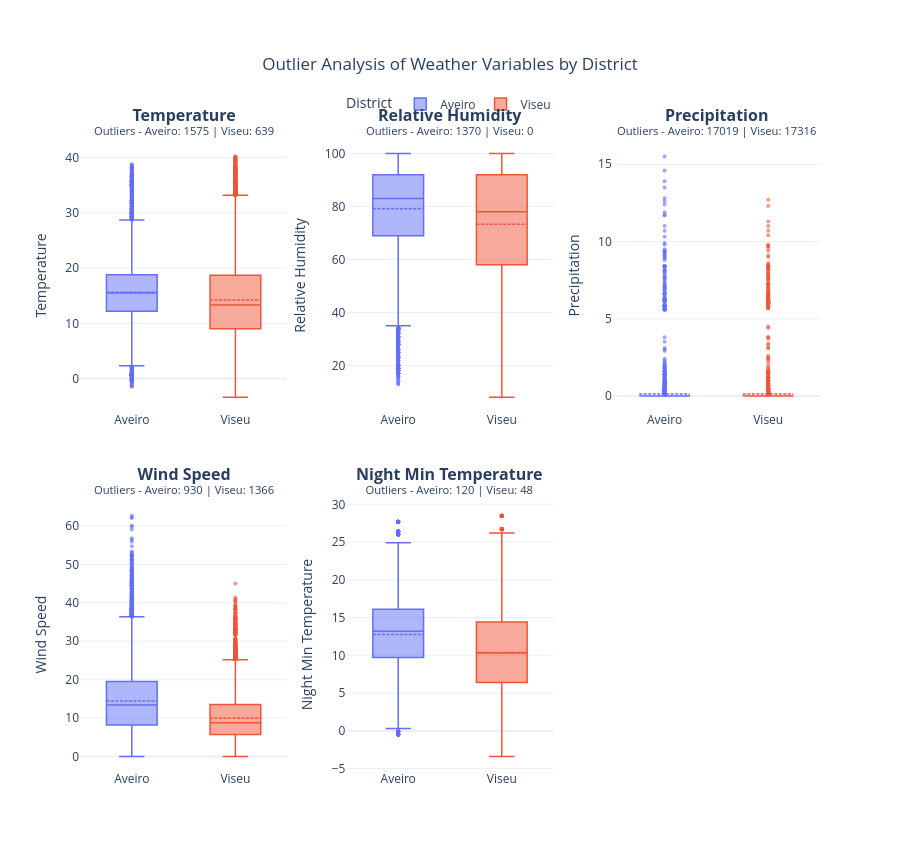

Source (notebook cell):
### Markdown cell above
## 9. Extreme Observations

### Code cell
fig = plot_outlier_boxplots(weather_data, WEATHER_COLUMNS)
fig.show()
export_figure(plot_outlier_boxplots(weather_data, WEATHER_COLUMNS, max_outliers=None),
                "outlier_boxplots_full")

### Figure 1 — Plotly figure (JSON) as saved in the notebook; plotly's stock layout.template omitted (floating-point values rounded to 4 significant figures; data arrays with more than 128 entries replaced by an {"elided": "..."} marker saying what was removed)
{"data": [{"boxmean": true, "legendgroup": "Aveiro", "line": {"width": 1.5}, "lowerfence": [2.3], "marker": {"color": "#636EFA"}, "mean": [15.62], "median": [15.5], "name": "Aveiro", "q1": [12.2], "q3": [18.8], "sd": [5.178], "showlegend": true, "type": "box", "upperfence": [28.7], "x": ["Aveiro"], "xaxis": "x", "yaxis": "y"}, {"customdata": {"elided": "400 str values"}, "hovertemplate": "<b>Aveiro</b><br>Temperature: %{y:.2f}<br>Time: %{customdata}<extra></extra>", "legendgroup": "Aveiro", "marker": {"color": "#636EFA", "opacity": 0.6, "size": 4}, "mode": "markers", "showlegend": false, "type": "scatter", "x": {"elided": "400 str values"}, "xaxis": "x", "y": {"elided": "400 float values"}, "yaxis": "y"}, {"boxmean": true, "legendgroup": "Viseu", "line": {"width": 1.5}, "lowerfence": [-3.4], "marker": {"color": "#EF553B"}, "mean": [14.24], "median": [13.3], "name": "Viseu", "q1": [9], "q3": [18.7], "sd": [7.154], "showlegend": true, "type": "box", "upperfence": [33.2], "x": ["Viseu"], "xaxis": "x", "yaxis": "y"}, {"customdata": {"elided": "400 str values"}, "hovertemplate": "<b>Viseu</b><br>Temperature: %{y:.2f}<br>Time: %{customdata}<extra></extra>", "legendgroup": "Viseu", "marker": {"color": "#EF553B", "opacity": 0.6, "size": 4}, "mode": "markers", "showlegend": false, "type": "scatter", "x": {"elided": "400 str values"}, "xaxis": "x", "y": {"elided": "400 float values"}, "yaxis": "y"}, {"boxmean": true, "legendgroup": "Aveiro", "line": {"width": 1.5}, "lowerfence": [35], "marker": {"color": "#636EFA"}, "mean": [79.15], "median": [83], "name": "Aveiro", "q1": [69], "q3": [92], "sd": [16.07], "showlegend": false, "type": "box", "upperfence": [100], "x": ["Aveiro"], "xaxis": "x2", "yaxis": "y2"}, {"customdata": {"elided": "400 str values"}, "hovertemplate": "<b>Aveiro</b><br>Relative Humidity: %{y:.2f}<br>Time: %{customdata}<extra></extra>", "legendgroup": "Aveiro", "marker": {"color": "#636EFA", "opacity": 0.6, "size": 4}, "mode": "markers", "showlegend": false, "type": "scatter", "x": {"elided": "400 str values"}, "xaxis": "x2", "y": {"elided": "400 int values"}, "yaxis": "y2"}, {"boxmean": true, "legendgroup": "Viseu", "line": {"width": 1.5}, "lowerfence": [8], "marker": {"color": "#EF553B"}, "mean": [73.28], "median": [78], "name": "Viseu", "q1": [58], "q3": [92], "sd": [21.08], "showlegend": false, "type": "box", "upperfence": [100], "x": ["Viseu"], "xaxis": "x2", "yaxis": "y2"}, {"customdata": [], "hovertemplate": "<b>Viseu</b><br>Relative Humidity: %{y:.2f}<br>Time: %{customdata}<extra></extra>", "legendgroup": "Viseu", "marker": {"color": "#EF553B", "opacity": 0.6, "size": 4}, "mode": "markers", "showlegend": false, "type": "scatter", "x": [], "xaxis": "x2", "y": [], "yaxis": "y2"}, {"boxmean": true, "legendgroup": "Aveiro", "line": {"width": 1.5}, "lowerfence": [0], "marker": {"color": "#636EFA"}, "mean": [0.1251], "median": [0], "name": "Aveiro", "q1": [0], "q3": [0], "sd": [0.5056], "showlegend": false, "type": "box", "upperfence": [0], "x": ["Aveiro"], "xaxis": "x3", "yaxis": "y3"}, {"customdata": {"elided": "400 str values"}, "hovertemplate": "<b>Aveiro</b><br>Precipitation: %{y:.2f}<br>Time: %{customdata}<extra></extra>", "legendgroup": "Aveiro", "marker": {"color": "#636EFA", "opacity": 0.6, "size": 4}, "mode": "markers", "showlegend": false, "type": "scatter", "x": {"elided": "400 str values"}, "xaxis": "x3", "y": {"elided": "400 float values"}, "yaxis": "y3"}, {"boxmean": true, "legendgroup": "Viseu", "line": {"width": 1.5}, "lowerfence": [0], "marker": {"color": "#EF553B"}, "mean": [0.1293], "median": [0], "name": "Viseu", "q1": [0], "q3": [0], "sd": [0.5073], "showlegend": false, "type": "box", "upperfence": [0], "x": ["Viseu"], "xaxis": "x3", "yaxis": "y3"}, {"customdata": {"elided": "400 str values"}, "hovertemplate": "<b>Viseu</b><br>Precipitation: %{y:.2f}<br>Time: %{customdata}<extra></extra>", "legendgroup": "Viseu", "marker": {"color": "#EF553B", "opacity": 0.6, "size": 4}, "mode": "markers", "showlegend": false, "type": "scatter", "x": {"elided": "400 str values"}, "xaxis": "x3", "y": {"elided": "400 float values"}, "yaxis": "y3"}, {"boxmean": true, "legendgroup": "Aveiro", "line": {"width": 1.5}, "lowerfence": [0], "marker": {"color": "#636EFA"}, "mean": [14.44], "median": [13.4], "name": "Aveiro", "q1": [8.2], "q3": [19.5], "sd": [7.939], "showlegend": false, "type": "box", "upperfence": [36.4], "x": ["Aveiro"], "xaxis": "x4", "yaxis": "y4"}, {"customdata": {"elided": "400 str values"}, "hovertemplate": "<b>Aveiro</b><br>Wind Speed: %{y:.2f}<br>Time: %{customdata}<extra></extra>", "legendgroup": "Aveiro", "marker": {"color": "#636EFA", "opacity": 0.6, "size": 4}, "mode": "markers", "showlegend": false, "type": "scatter", "x": {"elided": "400 str values"}, "xaxis": "x4", "y": {"elided": "400 float values"}, "yaxis": "y4"}, {"boxmean": true, "legendgroup": "Viseu", "line": {"width": 1.5}, "lowerfence": [0], "marker": {"color": "#EF553B"}, "mean": [10.03], "median": [8.8], "name": "Viseu", "q1": [5.7], "q3": [13.5], "sd": [5.708], "showlegend": false, "type": "box", "upperfence": [25.2], "x": ["Viseu"], "xaxis": "x4", "yaxis": "y4"}, {"customdata": {"elided": "400 str values"}, "hovertemplate": "<b>Viseu</b><br>Wind Speed: %{y:.2f}<br>Time: %{customdata}<extra></extra>", "legendgroup": "Viseu", "marker": {"color": "#EF553B", "opacity": 0.6, "size": 4}, "mode": "markers", "showlegend": false, "type": "scatter", "x": {"elided": "400 str values"}, "xaxis": "x4", "y": {"elided": "400 float values"}, "yaxis": "y4"}, {"boxmean": true, "legendgroup": "Aveiro", "line": {"width": 1.5}, "lowerfence": [0.3], "marker": {"color": "#636EFA"}, "mean": [12.77], "median": [13.2], "name": "Aveiro", "q1": [9.7], "q3": [16.1], "sd": [4.217], "showlegend": false, "type": "box", "upperfence": [24.9], "x": ["Aveiro"], "xaxis": "x5", "yaxis": "y5"}, {"customdata": ["2013-07-05 06:00", "2013-07-05 07:00", "2013-07-05 08:00", "2013-07-05 09:00", "2013-07-05 10:00", "2013-07-05 11:00", "2013-07-05 12:00", "2013-07-05 13:00", "2013-07-05 14:00", "2013-07-05 15:00", "2013-07-05 16:00", "2013-07-05 17:00", "2013-07-05 18:00", "2013-07-05 19:00", "2013-07-05 20:00", "2013-07-05 21:00", "2013-07-05 22:00", "2013-07-05 23:00", "2013-07-06 00:00", "2013-07-06 01:00", "2013-07-06 02:00", "2013-07-06 03:00", "2013-07-06 04:00", "2013-07-06 05:00", "2016-08-08 06:00", "2016-08-08 07:00", "2016-08-08 08:00", "2016-08-08 09:00", "2016-08-08 10:00", "2016-08-08 11:00", "2016-08-08 12:00", "2016-08-08 13:00", "2016-08-08 14:00", "2016-08-08 15:00", "2016-08-08 16:00", "2016-08-08 17:00", "2016-08-08 18:00", "2016-08-08 19:00", "2016-08-08 20:00", "2016-08-08 21:00", "2016-08-08 22:00", "2016-08-08 23:00", "2016-08-09 00:00", "2016-08-09 01:00", "2016-08-09 02:00", "2016-08-09 03:00", "2016-08-09 04:00", "2016-08-09 05:00", "2021-01-06 06:00", "2021-01-06 07:00", "2021-01-06 08:00", "2021-01-06 09:00", "2021-01-06 10:00", "2021-01-06 11:00", "2021-01-06 12:00", "2021-01-06 13:00", "2021-01-06 14:00", "2021-01-06 15:00", "2021-01-06 16:00", "2021-01-06 17:00", "2021-01-06 18:00", "2021-01-06 19:00", "2021-01-06 20:00", "2021-01-06 21:00", "2021-01-06 22:00", "2021-01-06 23:00", "2021-01-07 00:00", "2021-01-07 01:00", "2021-01-07 02:00", "2021-01-07 03:00", "2021-01-07 04:00", "2021-01-07 05:00", "2021-01-13 06:00", "2021-01-13 07:00", "2021-01-13 08:00", "2021-01-13 09:00", "2021-01-13 10:00", "2021-01-13 11:00", "2021-01-13 12:00", "2021-01-13 13:00", "2021-01-13 14:00", "2021-01-13 15:00", "2021-01-13 16:00", "2021-01-13 17:00", "2021-01-13 18:00", "2021-01-13 19:00", "2021-01-13 20:00", "2021-01-13 21:00", "2021-01-13 22:00", "2021-01-13 23:00", "2021-01-14 00:00", "2021-01-14 01:00", "2021-01-14 02:00", "2021-01-14 03:00", "2021-01-14 04:00", "2021-01-14 05:00", "2022-07-14 06:00", "2022-07-14 07:00", "2022-07-14 08:00", "2022-07-14 09:00", "2022-07-14 10:00", "2022-07-14 11:00", "2022-07-14 12:00", "2022-07-14 13:00", "2022-07-14 14:00", "2022-07-14 15:00", "2022-07-14 16:00", "2022-07-14 17:00", "2022-07-14 18:00", "2022-07-14 19:00", "2022-07-14 20:00", "2022-07-14 21:00", "2022-07-14 22:00", "2022-07-14 23:00", "2022-07-15 00:00", "2022-07-15 01:00", "2022-07-15 02:00", "2022-07-15 03:00", "2022-07-15 04:00", "2022-07-15 05:00"], "hovertemplate": "<b>Aveiro</b><br>Night Min Temperature: %{y:.2f}<br>Time: %{customdata}<extra></extra>", "legendgroup": "Aveiro", "marker": {"color": "#636EFA", "opacity": 0.6, "size": 4}, "mode": "markers", "showlegend": false, "type": "scatter", "x": ["Aveiro", "Aveiro", "Aveiro", "Aveiro", "Aveiro", "Aveiro", "Aveiro", "Aveiro", "Aveiro", "Aveiro", "Aveiro", "Aveiro", "Aveiro", "Aveiro", "Aveiro", "Aveiro", "Aveiro", "Aveiro", "Aveiro", "Aveiro", "Aveiro", "Aveiro", "Aveiro", "Aveiro", "Aveiro", "Aveiro", "Aveiro", "Aveiro", "Aveiro", "Aveiro", "Aveiro", "Aveiro", "Aveiro", "Aveiro", "Aveiro", "Aveiro", "Aveiro", "Aveiro", "Aveiro", "Aveiro", "Aveiro", "Aveiro", "Aveiro", "Aveiro", "Aveiro", "Aveiro", "Aveiro", "Aveiro", "Aveiro", "Aveiro", "Aveiro", "Aveiro", "Aveiro", "Aveiro", "Aveiro", "Aveiro", "Aveiro", "Aveiro", "Aveiro", "Aveiro", "Aveiro", "Aveiro", "Aveiro", "Aveiro", "Aveiro", "Aveiro", "Aveiro", "Aveiro", "Aveiro", "Aveiro", "Aveiro", "Aveiro", "Aveiro", "Aveiro", "Aveiro", "Aveiro", "Aveiro", "Aveiro", "Aveiro", "Aveiro", "Aveiro", "Aveiro", "Aveiro", "Aveiro", "Aveiro", "Aveiro", "Aveiro", "Aveiro", "Aveiro", "Aveiro", "Aveiro", "Aveiro", "Aveiro", "Aveiro", "Aveiro", "Aveiro", "Aveiro", "Aveiro", "Aveiro", "Aveiro", "Aveiro", "Aveiro", "Aveiro", "Aveiro", "Aveiro", "Aveiro", "Aveiro", "Aveiro", "Aveiro", "Aveiro", "Aveiro", "Aveiro", "Aveiro", "Aveiro", "Aveiro", "Aveiro", "Aveiro", "Aveiro", "Aveiro", "Aveiro"], "xaxis": "x5", "y": [26.0, 26.0, 26.0, 26.0, 26.0, 26.0, 26.0, 26.0, 26.0, 26.0, 26.0, 26.0, 26.0, 26.0, 26.0, 26.0, 26.0, 26.0, 26.0, 26.0, 26.0, 26.0, 26.0, 26.0, 26.4, 26.4, 26.4, 26.4, 26.4, 26.4, 26.4, 26.4, 26.4, 26.4, 26.4, 26.4, 26.4, 26.4, 26.4, 26.4, 26.4, 26.4, 26.4, 26.4, 26.4, 26.4, 26.4, 26.4, -0.1, -0.1, -0.1, -0.1, -0.1, -0.1, -0.1, -0.1, -0.1, -0.1, -0.1, -0.1, -0.1, -0.1, -0.1, -0.1, -0.1, -0.1, -0.1, -0.1, -0.1, -0.1, -0.1, -0.1, -0.5, -0.5, -0.5, -0.5, -0.5, -0.5, -0.5, -0.5, -0.5, -0.5, -0.5, -0.5, -0.5, -0.5, -0.5, -0.5, -0.5, -0.5, -0.5, -0.5, -0.5, -0.5, -0.5, -0.5, 27.7, 27.7, 27.7, 27.7, 27.7, 27.7, 27.7, 27.7, 27.7, 27.7, 27.7, 27.7, 27.7, 27.7, 27.7, 27.7, 27.7, 27.7, 27.7, 27.7, 27.7, 27.7, 27.7, 27.7], "yaxis": "y5"}, {"boxmean": true, "legendgroup": "Viseu", "line": {"width": 1.5}, "lowerfence": [-3.4], "marker": {"color": "#EF553B"}, "mean": [10.38], "median": [10.3], "name": "Viseu", "q1": [6.4], "q3": [14.4], "sd": [5.256], "showlegend": false, "type": "box", "upperfence": [26.2], "x": ["Viseu"], "xaxis": "x5", "yaxis": "y5"}, {"customdata": ["2022-07-13 06:00", "2022-07-13 07:00", "2022-07-13 08:00", "2022-07-13 09:00", "2022-07-13 10:00", "2022-07-13 11:00", "2022-07-13 12:00", "2022-07-13 13:00", "2022-07-13 14:00", "2022-07-13 15:00", "2022-07-13 16:00", "2022-07-13 17:00", "2022-07-13 18:00", "2022-07-13 19:00", "2022-07-13 20:00", "2022-07-13 21:00", "2022-07-13 22:00", "2022-07-13 23:00", "2022-07-14 00:00", "2022-07-14 01:00", "2022-07-14 02:00", "2022-07-14 03:00", "2022-07-14 04:00", "2022-07-14 05:00", "2022-07-14 06:00", "2022-07-14 07:00", "2022-07-14 08:00", "2022-07-14 09:00", "2022-07-14 10:00", "2022-07-14 11:00", "2022-07-14 12:00", "2022-07-14 13:00", "2022-07-14 14:00", "2022-07-14 15:00", "2022-07-14 16:00", "2022-07-14 17:00", "2022-07-14 18:00", "2022-07-14 19:00", "2022-07-14 20:00", "2022-07-14 21:00", "2022-07-14 22:00", "2022-07-14 23:00", "2022-07-15 00:00", "2022-07-15 01:00", "2022-07-15 02:00", "2022-07-15 03:00", "2022-07-15 04:00", "2022-07-15 05:00"], "hovertemplate": "<b>Viseu</b><br>Night Min Temperature: %{y:.2f}<br>Time: %{customdata}<extra></extra>", "legendgroup": "Viseu", "marker": {"color": "#EF553B", "opacity": 0.6, "size": 4}, "mode": "markers", "showlegend": false, "type": "scatter", "x": ["Viseu", "Viseu", "Viseu", "Viseu", "Viseu", "Viseu", "Viseu", "Viseu", "Viseu", "Viseu", "Viseu", "Viseu", "Viseu", "Viseu", "Viseu", "Viseu", "Viseu", "Viseu", "Viseu", "Viseu", "Viseu", "Viseu", "Viseu", "Viseu", "Viseu", "Viseu", "Viseu", "Viseu", "Viseu", "Viseu", "Viseu", "Viseu", "Viseu", "Viseu", "Viseu", "Viseu", "Viseu", "Viseu", "Viseu", "Viseu", "Viseu", "Viseu", "Viseu", "Viseu", "Viseu", "Viseu", "Viseu", "Viseu"], "xaxis": "x5", "y": [26.7, 26.7, 26.7, 26.7, 26.7, 26.7, 26.7, 26.7, 26.7, 26.7, 26.7, 26.7, 26.7, 26.7, 26.7, 26.7, 26.7, 26.7, 26.7, 26.7, 26.7, 26.7, 26.7, 26.7, 28.5, 28.5, 28.5, 28.5, 28.5, 28.5, 28.5, 28.5, 28.5, 28.5, 28.5, 28.5, 28.5, 28.5, 28.5, 28.5, 28.5, 28.5, 28.5, 28.5, 28.5, 28.5, 28.5, 28.5], "yaxis": "y5"}], "layout": {"annotations": [{"font": {"size": 16}, "showarrow": false, "text": "<b>Temperature</b><br><sup>Outliers - Aveiro: 1575 | Viseu: 639</sup>", "x": 0.14, "xanchor": "center", "xref": "paper", "y": 1, "yanchor": "bottom", "yref": "paper"}, {"font": {"size": 16}, "showarrow": false, "text": "<b>Relative Humidity</b><br><sup>Outliers - Aveiro: 1370 | Viseu: 0</sup>", "x": 0.5, "xanchor": "center", "xref": "paper", "y": 1, "yanchor": "bottom", "yref": "paper"}, {"font": {"size": 16}, "showarrow": false, "text": "<b>Precipitation</b><br><sup>Outliers - Aveiro: 17019 | Viseu: 17316</sup>", "x": 0.86, "xanchor": "center", "xref": "paper", "y": 1, "yanchor": "bottom", "yref": "paper"}, {"font": {"size": 16}, "showarrow": false, "text": "<b>Wind Speed</b><br><sup>Outliers - Aveiro: 930 | Viseu: 1366</sup>", "x": 0.14, "xanchor": "center", "xref": "paper", "y": 0.43, "yanchor": "bottom", "yref": "paper"}, {"font": {"size": 16}, "showarrow": false, "text": "<b>Night Min Temperature</b><br><sup>Outliers - Aveiro: 120 | Viseu: 48</sup>", "x": 0.5, "xanchor": "center", "xref": "paper", "y": 0.43, "yanchor": "bottom", "yref": "paper"}], "height": 850, "legend": {"orientation": "h", "title": {"text": "District"}, "x": 0.5, "xanchor": "center", "y": 1.08}, "margin": {"t": 140}, "title": {"text": "Outlier Analysis of Weather Variables by District", "x": 0.5}, "xaxis": {"anchor": "y", "domain": [0, 0.28]}, "xaxis2": {"anchor": "y2", "domain": [0.36, 0.64]}, "xaxis3": {"anchor": "y3", "domain": [0.72, 1]}, "xaxis4": {"anchor": "y4", "domain": [0, 0.28]}, "xaxis5": {"anchor": "y5", "domain": [0.36, 0.64]}, "xaxis6": {"anchor": "y6", "domain": [0.72, 1]}, "yaxis": {"anchor": "x", "domain": [0.57, 1], "title": {"text": "Temperature"}}, "yaxis2": {"anchor": "x2", "domain": [0.57, 1], "title": {"text": "Relative Humidity"}}, "yaxis3": {"anchor": "x3", "domain": [0.57, 1], "title": {"text": "Precipitation"}}, "yaxis4": {"anchor": "x4", "domain": [0, 0.43], "title": {"text": "Wind Speed"}}, "yaxis5": {"anchor": "x5", "domain": [0, 0.43], "title": {"text": "Night Min Temperature"}}, "yaxis6": {"anchor": "x6", "domain": [0, 0.43]}}}
